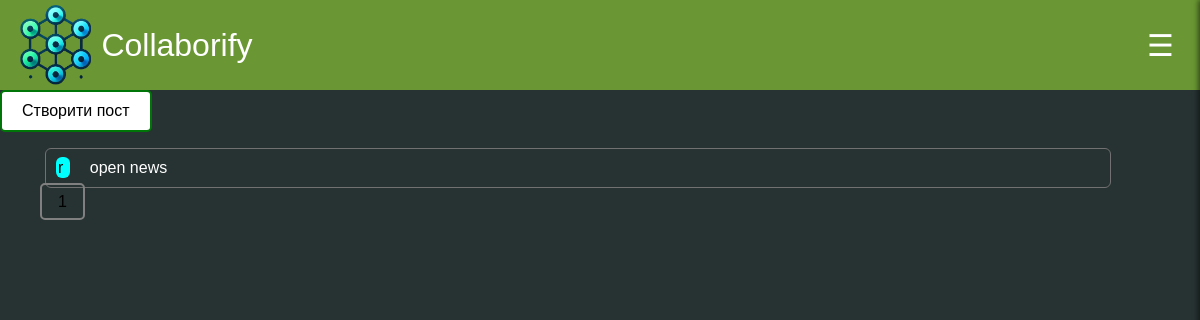
The app's page /forum/post-list/ with its own data.
### forum/models.py (models this page shows, shortened)
class Post(models.Model):
    TYPE = [
        ('news', 'News'),
        ('update', 'Update'),
        ('event', "Event"),
        ('question','Question')
    ]
    FORUM_TYPE = [
        ('close', 'Close'),
        ('open', 'Open')
    ]
    title = models.CharField(max_length=200)
    description = models.TextField()
    media = models.FileField(upload_to="post_media",blank=True,null=True)
    type = models.CharField(max_length=20,choices=TYPE)
    priority = models.CharField(max_length=20, choices=FORUM_TYPE, default='open')
    created_at = models.DateTimeField(auto_now_add=True)
    creater = models.ForeignKey(CustomUser, on_delete=models.DO_NOTHING, related_name='posts')

### forum/views.py (the view)
# urls.py: path('post-list/', views.PostListViews.as_view(), name='post-list'),
class PostListViews(ListView):
    model = Post
    context_object_name = 'posts'
    paginate_by = 30
    def get_queryset(self):
        queryset = super().get_queryset()
        type = self.request.GET.get('type','')
        if type:
            queryset = queryset.filter(type=type)
        return queryset
    def get_context_data(self, **kwargs):
        context = super().get_context_data(**kwargs)
        context["form"] = PostFilterForm(self.request.GET)
        return context

### templates/forum/post_list.html (shortened to what this page needs)
{% extends 'base.html' %}
{% load static %}
{% block content %}
<link rel="stylesheet" href="{% static 'css/forum.css' %}">
<div>
    <a class="forum_b" href="{% url 'post-creat' %}">Створити пост</a>
    <ul class="list-group">
        {% for post in posts %}
            <div class="forum">
                <a class="link-offset-2 link-underline link-underline-opacity-0" href="{% url 'post-detail' post.pk %}">
                    {{ post.title }}
                </a>
                <span class="badge rounded-pill text-bg-info">
                    {{ post.priority }}
                 </span>
                <span class="badge rounded-pill text-bg-info">
                    {{ post.type }}
                </span>
            </div>
        {% empty %}
        <p class="list-group-item">No posts found</p>
    </div>
        {% endfor %}
        <div class="pagination">
            {% for num in page_obj.paginator.page_range %}
            {% if page_obj.number == num %}
                <a href="?page={{ num }}">{{ num }}</a>
            {% elif num > page_obj.number|add:'-3' and num < page_obj.number|add:'3' %}
                <a href="?page={{ num }}">{{ num }}</a>
            {% endif %}
            {% endfor %}
        </div>
{% endblock %}

### static/css/main.css (style rules this page uses)
body { margin: 0; font-family: Arial, Helvetica, sans-serif; background-color: #273232; color: #FFFFFF; }

### static/css/forum.css (style rules this page uses)
.forum_b { background-color: rgb(255, 255, 255); color: #000000; border: 2px solid #007608; padding: 10px 20px; text-align: center; text-decoration: none; display: inline-block; border-radius: 5px; }
.forum { margin: 5px; padding: 10px 10px 10px 10px; border: 1px solid #717171; border-radius: 6px; width: 90%; height: auto; }
.forum a { background-color: aqua; text-decoration: none; border-radius: 6px; padding: 2px 2px 2px 2px; margin-right: 20px; color: #000000; }
.pagination a { top:20px; color: black; padding: 8px 16px; text-decoration: none; border-radius: 5px; border: 2px solid gray ; }

### records on screen
Post: title "r", priority "open", type "news"

### other values on screen
{{ num }} "1"
